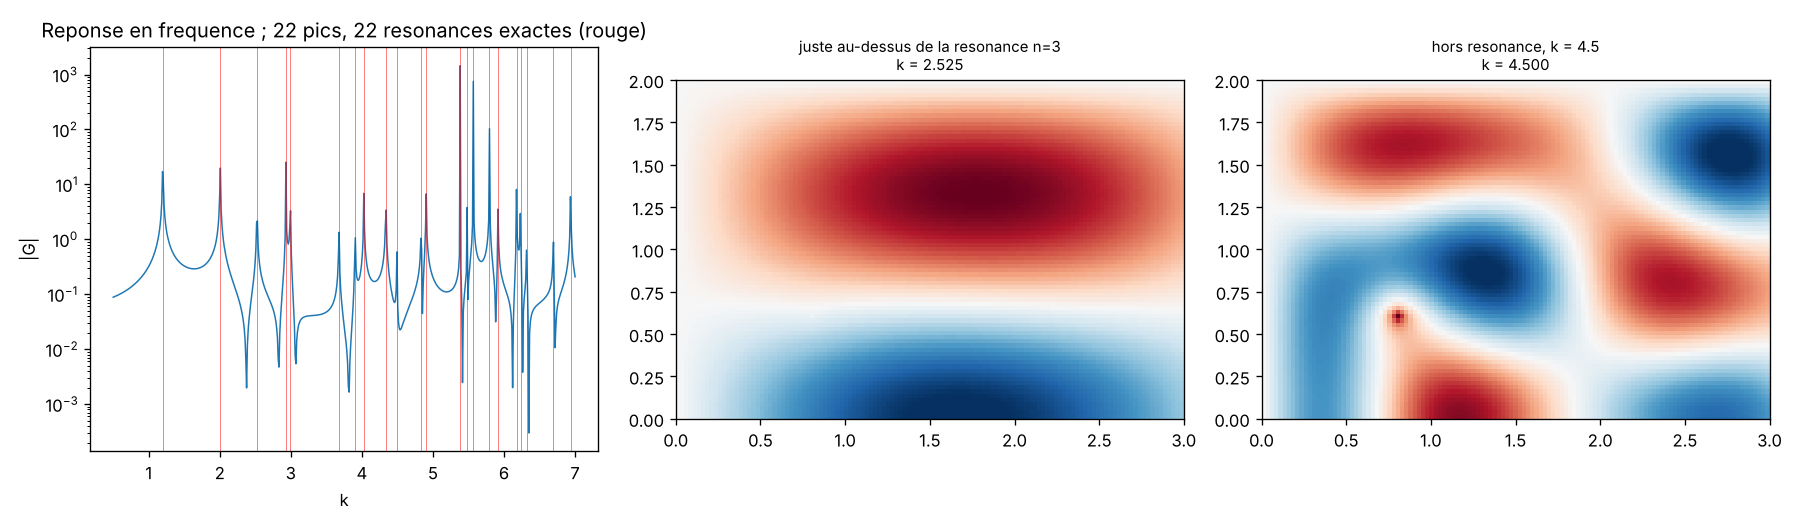

This figure's Python source:
"""Cavite 2D a conditions mixtes : resonances exactes du schema et reponse en frequence (balayage de 600 k en ~1 s)."""
import numpy as np, matplotlib; matplotlib.use("Agg"); import matplotlib.pyplot as plt
import gueye as gy
from gueye import recipes

pb = gy.problem(size=(3.0, 2.0), cells=(120, 80), bc=[("D", ("R", 2.0)), ("N", "D")])
kres = pb.resonances(40)
ks = np.linspace(0.5, 7.0, 600)
G, pics = recipes.frequency_response(pb, src=(0.8, 0.6), rec=[(2.1, 1.3)], ks=ks)
fig, ax = plt.subplots(1, 3, figsize=(15, 4.4))
ax[0].semilogy(ks, np.abs(G[:, 0]), lw=0.9)
for k in kres[kres < 7]: ax[0].axvline(k, color="r", lw=0.3)
ax[0].set_xlabel("k"); ax[0].set_ylabel("|G|"); ax[0].set_title(f"Reponse en frequence ; {len(pics)} pics, {np.sum((kres>0.5)&(kres<7))} resonances exactes (rouge)")
for a_, kk, nm in zip(ax[1:], (kres[2] * 1.0005, 4.5), ("juste au-dessus de la resonance n=3", "hors resonance, k = 4.5")):
    s = pb.with_k(kk); g = s.green((0.8, 0.6)).real; v = np.percentile(np.abs(g), 99)
    a_.imshow(g, origin="lower", extent=[0, 3, 0, 2], cmap="RdBu_r", vmin=-v, vmax=v); a_.set_title(f"{nm}\nk = {kk:.3f}", fontsize=9)
plt.tight_layout(); plt.savefig("ex1_cavite.png", dpi=120)
print("resonances :", np.round(kres[:6], 4))
